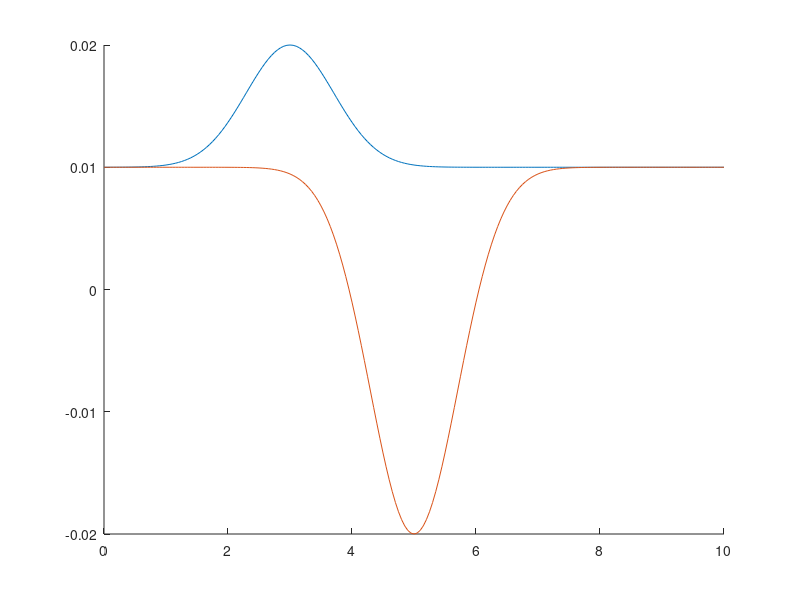

MATLAB code for this plot: (Note: this script raises an error after producing the figure.)
%% TETS stable_check

% TODO: place into SR860

clc

time = 0:0.05:10;
X = 0.01*exp(-((time-3)/1).^2)+0.01;
Y = -0.03*exp(-((time-5)/1).^2)+0.01;

figure
hold on
plot(time, X);
plot(time, Y);

SR860 = SR860_dummy(X, Y);

Stable_checker = stable_check(SR860, 50e-6, "none");

i = 1;
stable = Stable_checker.test;
while ~stable
    i = i + 1;
    time_cut = time(1:i);
    X_cut = X(1:i);
    Y_cut = Y(1:i);
    stable = Stable_checker.test;
    
    cla
    plot(time, X, '--r', 'LineWidth', 1);
    plot(time, Y, '--b', 'LineWidth', 1);
    plot(time_cut, X_cut, '-r', 'LineWidth', 2)
    plot(time_cut, Y_cut, '-b', 'LineWidth', 2)
    drawnow
end


%% TEST single_stable_check

time = 0:0.05:10;
X = 0.01*exp(-((time-3)/1).^2)+0.01;
Y = exp(-time/1)+0.01;

figure
hold on
plot(X, 'LineWidth', 2)
scs = single_stable_check(50/1e6);

i = 1;
stable = scs.test(X(i));
while ~stable
    i = i + 1;
    if i > numel(X)
        erorr('X is empty now')
    end
    stable = scs.test(X(i));
end

scs.draw







